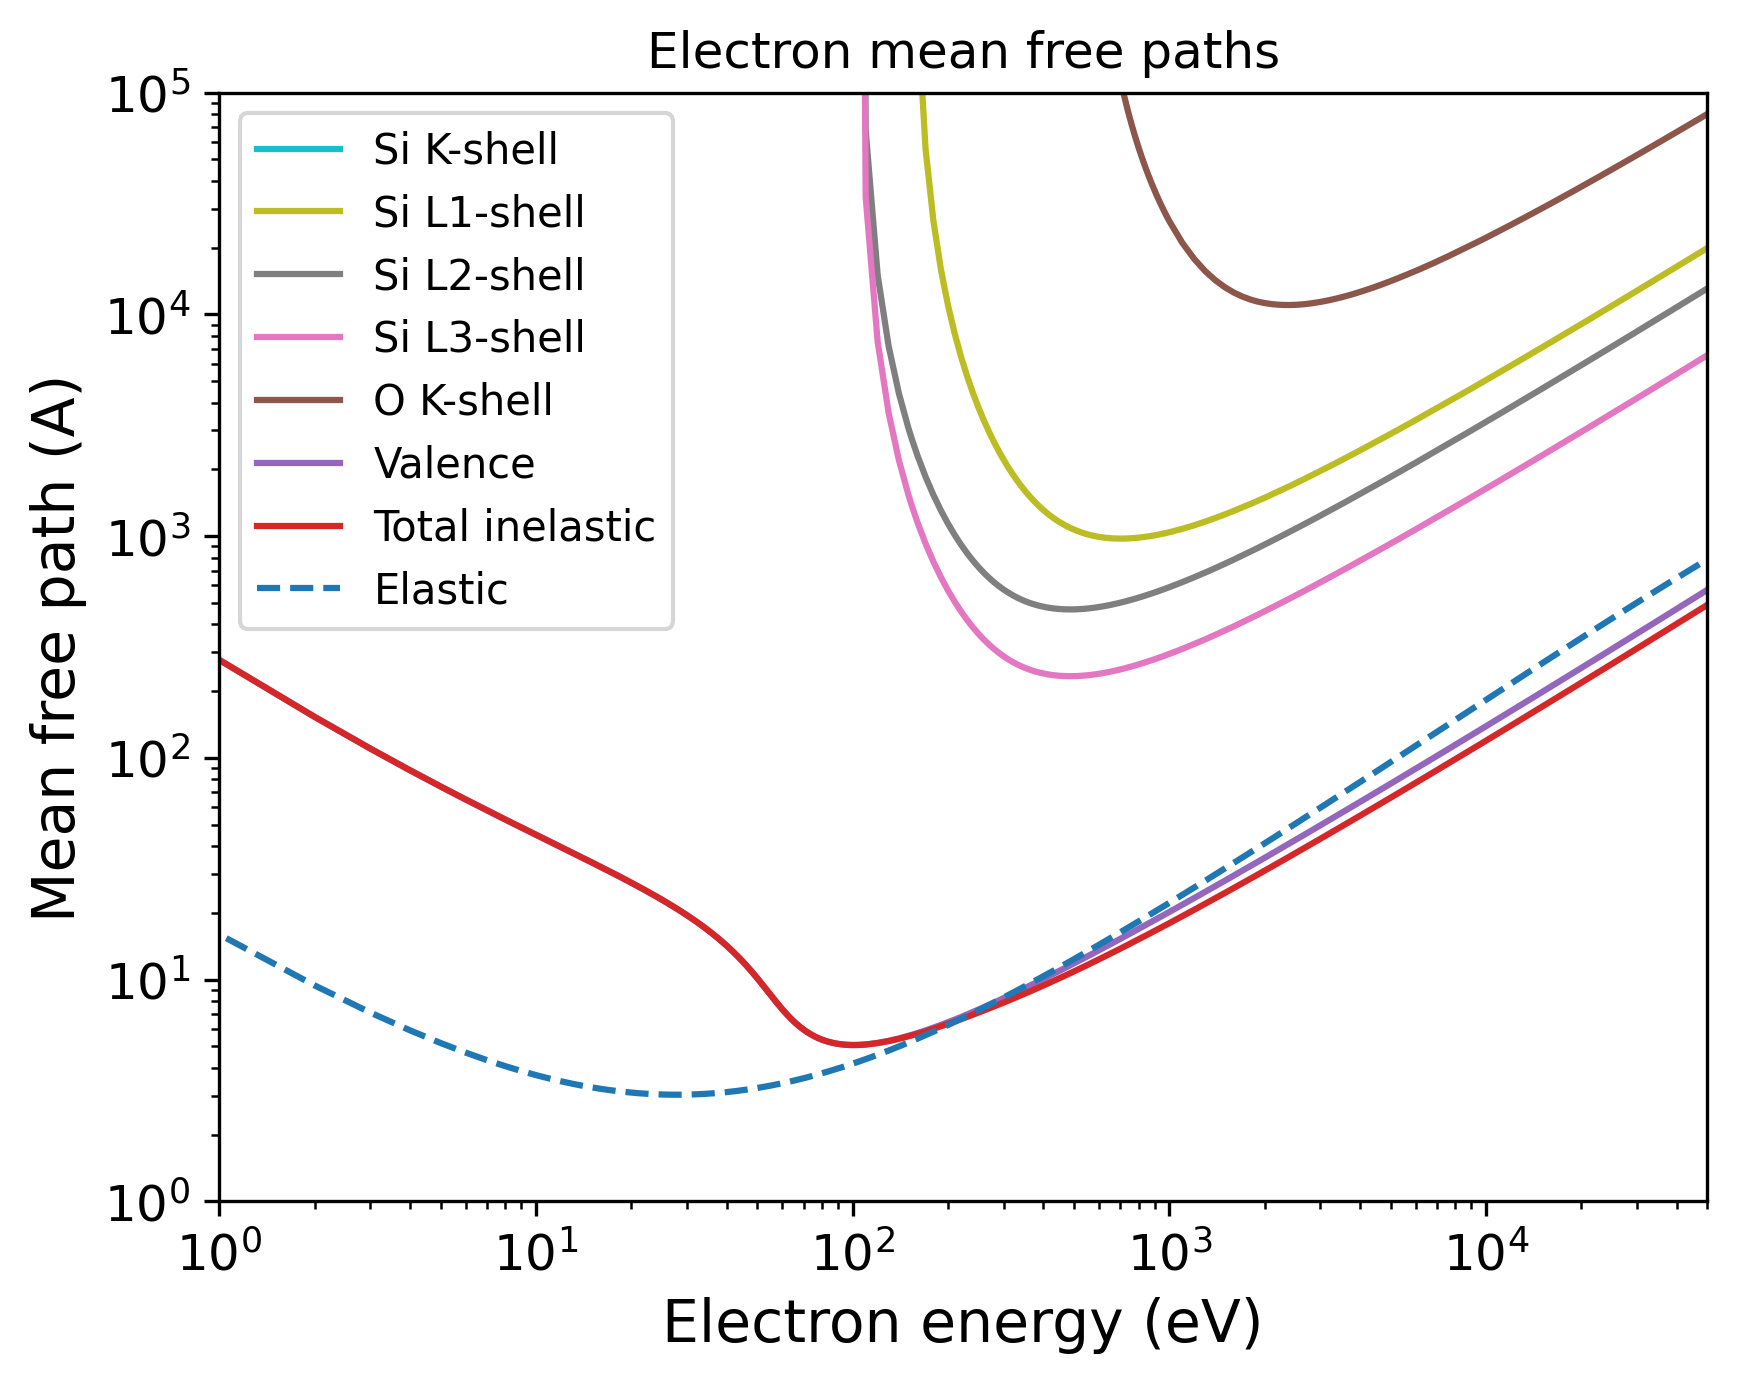

Generate this figure with Python:
import pandas as pd
import numpy as np
import matplotlib.pyplot as plt
import matplotlib.cm as cm
# Set the format:
plt.xlabel("Electron energy (eV)", fontsize=14)
plt.ylabel("Mean free path (A)", fontsize=14)
plt.xticks(fontsize=12)
plt.yticks(fontsize=12)
plt.grid(False)
# Set the axes:
# Read the output file:
df = pd.read_csv(r"OUTPUT_Quartz_Electron_IMFP.dat", sep=r'\s+', header=None, comment="#", skipinitialspace=True)
plt.xscale("log")
plt.yscale("log")
# Prepare the plot:
columns_to_plot = [ 1, 2, 3, 4, 5, 6, 7]
labels = [ "Si K-shell", "Si L1-shell", "Si L2-shell", "Si L3-shell", "O K-shell", "Valence", "Total inelastic"]
# Create N distinct colors from a colormap
N = len(columns_to_plot)
colors = plt.cm.tab10(np.linspace(1, 0, 10))
# Set line styles:
linestyles = [ "-", "-", "-", "-", "-", "-", "-"]
for i, col in enumerate(columns_to_plot):
    color = colors[i % len(colors)]
    ls    = linestyles[i % len(linestyles)]
    label = labels[i % len(labels)]
    plt.plot(df.iloc[:, 0], df.iloc[:, col],
    color=color,
    label=label,
    linestyle=ls)
# Add a curve from the second file
df2 = pd.read_csv(r"OUTPUT_Quartz_Electron_EMFP.dat", sep=r'\s+', header=None, comment="#", skipinitialspace=True)
columns_to_plot2 = [ 3]
labels2 = [ "Elastic"]
# Create second part of the plot:
for col, label in zip(columns_to_plot2, labels2):
    plt.plot(df2.iloc[:, 0], df2.iloc[:, col], label=label, linestyle="--")
plt.xlim(1.00000000,50000.00000000)
plt.ylim(1.00000000,100000.00000000)
plt.title("Electron mean free paths")
plt.legend(loc="best", fontsize=10)
# Save the plot in this format:
plt.savefig("OUTPUT_MFP_electron.png", dpi=300, bbox_inches="tight")
